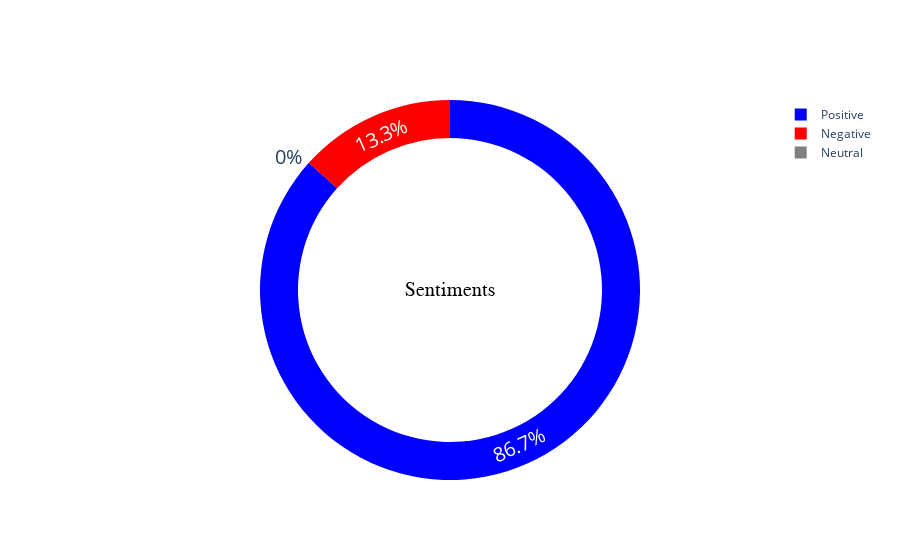

Source (notebook cell):
### Code cell
import plotly.graph_objects as go
import plotly.express as px
fig6 = go.Figure(data = go.Pie(values = values, 
                               labels = labels, hole = 0.8,
                               marker_colors = colors ))
fig6.update_traces(hoverinfo='label+percent',
                   textinfo='percent', textfont_size=20)
fig6.add_annotation(x= 0.5, y = 0.5,
                    text = 'Sentiments',
                    font = dict(size=20,family='Verdana', 
                                color='black'),
                    showarrow = False)
fig6.show()

### Figure 1 — Plotly figure (JSON) as saved in the notebook; plotly's stock layout.template omitted (floating-point values rounded to 4 significant figures)
{"data": [{"hole": 0.8, "hoverinfo": "label+percent", "labels": ["Positive", "Neutral", "Negative"], "marker": {"colors": ["blue", "grey", "red"]}, "textfont": {"size": 20}, "textinfo": "percent", "type": "pie", "values": [86.67, 0, 13.33]}], "layout": {"annotations": [{"font": {"color": "black", "family": "Verdana", "size": 20}, "showarrow": false, "text": "Sentiments", "x": 0.5, "y": 0.5}]}}
